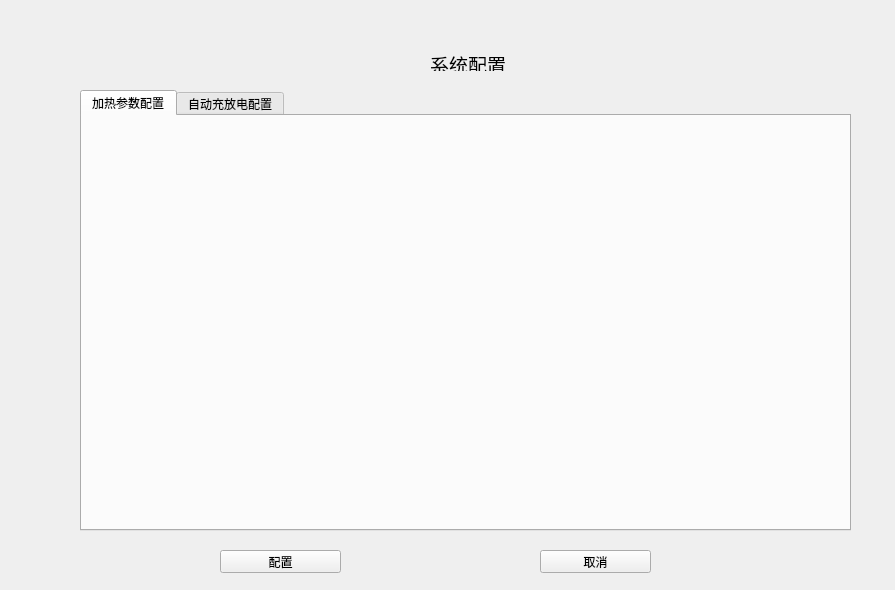
<?xml version="1.0" encoding="UTF-8"?>
<ui version="4.0">
 <class>Form</class>
 <widget class="QWidget" name="Form">
  <property name="geometry">
   <rect>
    <x>0</x>
    <y>0</y>
    <width>895</width>
    <height>590</height>
   </rect>
  </property>
  <property name="windowTitle">
   <string>Form</string>
  </property>
  <widget class="QLabel" name="label">
   <property name="geometry">
    <rect>
     <x>430</x>
     <y>50</y>
     <width>81</width>
     <height>21</height>
    </rect>
   </property>
   <property name="text">
    <string>&lt;html&gt;&lt;head/&gt;&lt;body&gt;&lt;p&gt;&lt;span style=&quot; font-size:14pt;&quot;&gt;系统配置&lt;/span&gt;&lt;/p&gt;&lt;/body&gt;&lt;/html&gt;</string>
   </property>
  </widget>
  <widget class="QTabWidget" name="tW_ConfigSet">
   <property name="geometry">
    <rect>
     <x>80</x>
     <y>90</y>
     <width>771</width>
     <height>441</height>
    </rect>
   </property>
   <property name="currentIndex">
    <number>0</number>
   </property>
   <widget class="QWidget" name="tab">
    <attribute name="title">
     <string>加热参数配置</string>
    </attribute>
   </widget>
   <widget class="QWidget" name="tab_2">
    <attribute name="title">
     <string>自动充放电配置</string>
    </attribute>
   </widget>
  </widget>
  <widget class="QPushButton" name="pushButton">
   <property name="geometry">
    <rect>
     <x>220</x>
     <y>550</y>
     <width>121</width>
     <height>23</height>
    </rect>
   </property>
   <property name="text">
    <string>配置</string>
   </property>
  </widget>
  <widget class="QPushButton" name="pushButton_2">
   <property name="geometry">
    <rect>
     <x>540</x>
     <y>550</y>
     <width>111</width>
     <height>23</height>
    </rect>
   </property>
   <property name="text">
    <string>取消</string>
   </property>
  </widget>
 </widget>
 <resources/>
 <connections/>
</ui>
